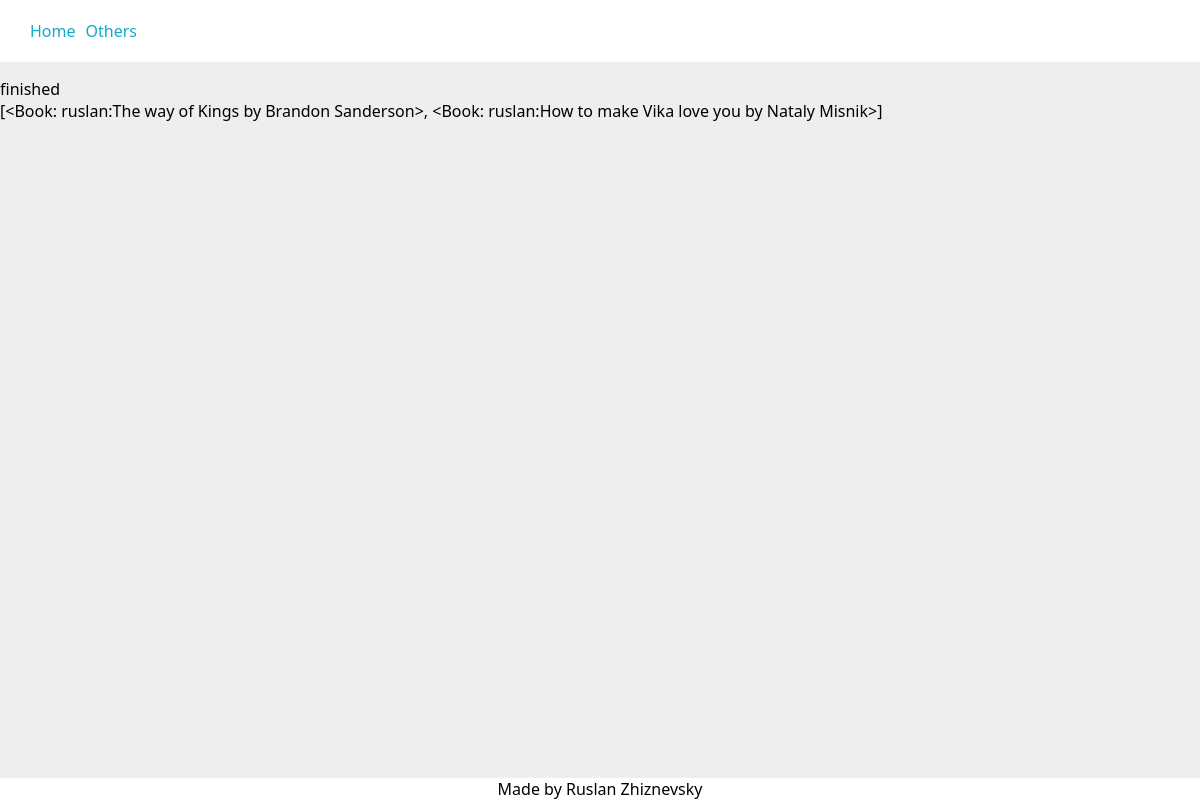
The app's page /finished/ (signed in) with its own data.
### library/models.py (models this page shows, shortened)
class BookCategory(models.Model):
    def _last_position():
        field = "position"
        _dict = BookCategory.objects.aggregate(models.Max(field, default=0))
        return _dict[f"{field}__max"] + 1
    user = models.ForeignKey(
        settings.AUTH_USER_MODEL,
        verbose_name="user",
        help_text="user, to whom add category",
        on_delete=models.CASCADE,
        related_name="book_categories",
        related_query_name="book_category",
    )
    category_name = models.CharField(
        verbose_name="category_name",
        help_text="category of the book(fantasy, horror, etc.)",
        max_length=20,
        blank=False,
        null=False,
    )
    position = models.PositiveIntegerField(
        default=_last_position,
        verbose_name="position",
        help_text="position in the list of categories",
        blank=False,
        null=False,
    )
    class Meta:
        constraints = [
            models.UniqueConstraint(
                name="%(app_label)s_%(class)s_user_and_category_unique",
                fields=["user", "category_name"]
            ),
            models.UniqueConstraint(
                fields=["user", "position"],
                name="%(app_label)s_%(class)s_user_and_postion_unique",
            )
        ]

class Book(models.Model):
    user = models.ForeignKey(
        settings.AUTH_USER_MODEL,
        verbose_name="user",
        help_text="user who has this book in their library",
        on_delete=models.CASCADE,
        related_name="books",
        related_query_name="book",
        null=False,
        blank=False,
    )
    title = models.CharField(
        verbose_name="title",
        help_text="title of the book",
        max_length=60,
        blank=True,
        null=False,
        unique=False,
    )
    author = models.CharField(
        verbose_name="author",
        help_text="author of the book",
        max_length=60,
        blank=True,
        null=False,
        unique=False,
    )
    started = models.DateField(
        verbose_name="started",
        help_text="date when started reading",
        default=datetime.date.today,
        editable=True,
        blank=True,
        null=True,
    )
    finished = models.DateField(
        verbose_name="finished",
        help_text="date when finished reading",
        editable=True,
        blank=True,
        null=True,
        default=None,
    )
    rating = models.PositiveIntegerField(
        verbose_name="rating",
        help_text="book rating from 1 to 10",
        blank=True,
        null=True,
        default=None,
        validators=[MaxValueValidator(10), MinValueValidator(1)],
    )
    comment = models.TextField(
        verbose_name="comment",
        help_text="comment on this book. Is it bad? Good?",
        blank=True,
    )
    category = models.ForeignKey(
        "BookCategory",
        on_delete=models.CASCADE,
        verbose_name="category",
    )
    def _get_bookfile_upload_path(instance, filename):
        return f"books/{instance.user}/{instance.author}_{instance.title}/{filename}"
    file = models.FileField(
        verbose_name="book file",
        help_text="book file to upload",
        upload_to=_get_bookfile_upload_path,
        blank=True,
        null=True,
        default=None,
    )
    def _get_coverfile_upload_path(instance, filename):
        return f"books/{instance.user}/{instance.author}_{instance.title}/{filename}"
    cover = models.ImageField(
        verbose_name="cover image",
        help_text="image of the cover of the book",
        upload_to=_get_coverfile_upload_path,
        blank=True,
        null=True,
        default=None,
    )
    def __str__(self):
        return f"{self.user}:{self.title} by {self.author}"
    class Meta:
        constraints = [
            models.CheckConstraint(
                check=~models.Q(started__gt=models.F("finished")),
                name="%(app_label)s_%(class)s_finished_before_started"
            ),
            models.UniqueConstraint(
                fields=["user", "title", "author"],
                name="%(app_label)s_%(class)s_user_title_author_unique",
            )
        ]

### users/models.py (models this page shows)
class User(AbstractBaseUser, PermissionsMixin):
    def get_profile_picture_upload_path(instance, filename):
        return f"profile_pictures/{instance.username}/{filename}"
    username = models.CharField(
        verbose_name="username",
        primary_key=True,
        unique=True,
        blank=False,
        null=False,     # don't set True if blank=True
        max_length=20,
        help_text="unique username",
        validators=[MinLengthValidator(3)],
    )
    email = models.EmailField(
        verbose_name="email",
        help_text="active email for connection with this account",
        max_length=255,
        unique=True,
        blank=False,
        null=False,
    )
    profile_picture = models.ImageField(
        verbose_name="profile picture",
        help_text="profile picture",
        upload_to=get_profile_picture_upload_path,
        max_length=255,
        blank=True,
        null=True,
        default=None,
    )
    to_show = models.BooleanField(
        verbose_name="to show",
        help_text="if this flag is set to False "
                  "user won't be listed in any public listings",
        default=True,
    )
    is_active = models.BooleanField(default=True)
    is_staff = models.BooleanField(default=False)
    USERNAME_FIELD = "username"
    EMAIL_FIELD = "email"
    REQUIRED_FIELDS = ["email"]
    objects = UserManager()
    def __str__(self):
        return self.username

### library/views.py (the view)
# urls.py: path("<str:category>/", views.category, name="your_category"),
@login_required
def category(request, category, username=None):
    books_by_categories, viewed_user = _get_books_by_categories_and_viewed_user(request, username)
    try:
        books = books_by_categories[category]
    except KeyError:
        raise Http404
    context = {
        "user": request.user,
        "viewed_user": viewed_user,
        "category": category,
        "books": books,
    }
    return render(request, "category.html", context=context)

### library/views.py (called while the page is built)
def _sort_user_books_by_categories(user):
    books = user.books.all()
    books_by_categories = OrderedDict()
    category_objs = BookCategory.objects.filter(user=user).order_by("position")
    for category in [category_obj.category_name for category_obj in category_objs]:
        books_by_categories[category] = []
    for book in books:
        category_obj = book.category
        books_by_categories[category_obj.category_name] += [book]
    return books_by_categories

def _get_books_by_categories_and_viewed_user(request, username):
    if username is None:
        books_by_categories = _sort_user_books_by_categories(request.user)
        viewed_user = None
    else:
        viewed_user = get_object_or_404(User, username=username)
        books_by_categories = _sort_user_books_by_categories(viewed_user)
    return books_by_categories, viewed_user

### library/templates/category.html
{% extends 'base.html' %}
{% block content %}
    {{ category }}
    <br>
    {{ books }}
{% endblock content %}

### library/static/library/base.css (style rules this page uses)
html { margin: 0; padding: 0; scroll-behavior: smooth; }
body { font-family: 'Segoe UI', Tahoma, Geneva, Verdana, sans-serif; margin: 0; padding: 0; box-sizing: border-box; background: #eee; }

### records on screen
BookCategory: category_name "finished"
Book: user+title+author "[<Book: ruslan:The way of Kings by Brandon Sanderson>, <Book: ruslan:How to make Vika love you by Nataly Misnik>]"
